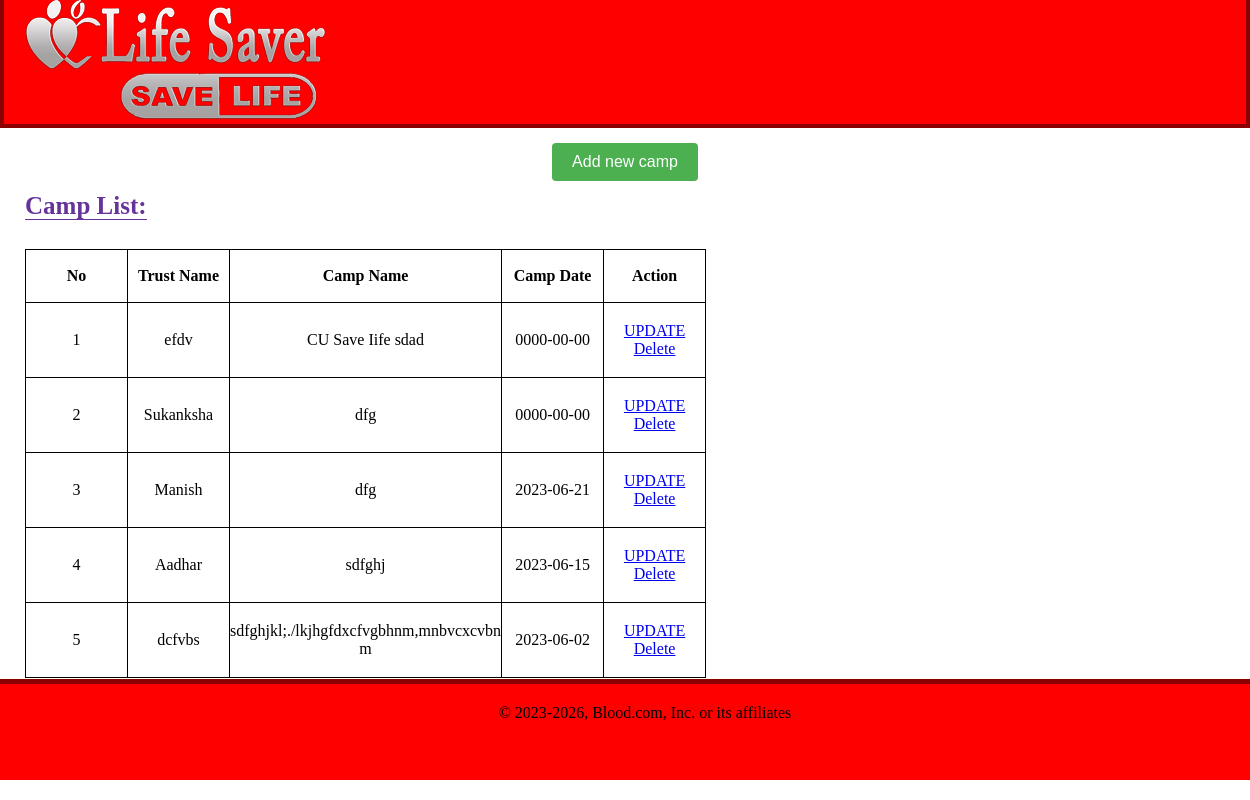
/admin/action/camp_main.php, run on the app's committed database.
### tables this page shows
CREATE TABLE `camp_list` (
  `sno` int(100) NOT NULL,
  `trust_name` varchar(200) NOT NULL,
  `camp_name` varchar(200) NOT NULL,
  `camp_date` date NOT NULL
);

### class_function/class_crud.php (called while the page is built, shortened)
<?php
class allclass
{
    public $conn;
    public function __construct()
    {
        $this->conn = mysqli_connect('localhost', 'root', '', 'employee');
    }
    function selectfun($table1 = NULL, $var = NULL)
    {
        $sql = "SELECT * FROM " . $table1 . " WHERE ";
        if ($var != NULL) {
            $sql .= $var;
        } else {
            $sql .= "1";
        }
        $sqlconn = mysqli_query($this->conn, $sql);
        return $sqlconn;
    }
}
$obj = new allclass();
?>

### admin/action/camp_main.php (the view, shortened to what this page needs)
<!DOCTYPE html>
<html lang="en">
<head>
</head>
<body>
    <?php
    include("header.php");
    ?>
    <form action="camp_add.php" method="post">
    <div class="blood-grp">
        <div class="container">
            <div class="alldata">
                <div class="add-camp-button">
                    <button type='submit' id='res_sub'>Add new camp</button>
                </div>
                <div class="grp">
                    <label for="Blood Group">Camp List:</label>
                </div>
                <div id="result">
                    <?php
                    include("../../class_function/class_crud.php");
                    $table1 = 'camp_list';
                    $obj1 = $obj->selectfun($table1);
                    $number = 1;
                    $str = "";
                    $str .= "<table><tr>";
                    $str .= "<th>No</th>";
                    $str .= "<th>Trust Name</th>";
                    $str .= "<th> Camp Name</th>";
                    $str .= "<th> Camp Date</th>";
                    $str .= "<th> Action</th>";
                    $str .= "</tr><br>";
                    while ($res = mysqli_fetch_assoc($obj1)) {
                        $str .= "<tr>";
                        $str .= "<td> " . $number . "</td>";
                        $number++;
                        $str .= "<td> " . $res['trust_name'] . "</td>";
                        $str .= "<td> " . $res['camp_name'] . "</td>";
                        $str .= "<td> " . $res['camp_date'] . "</td>";
                        $str .= "<td> " . "<a href='camp_update.php?sno=$res[sno]'>UPDATE</a>" . "  " . "<a href='camp_delete.php?sno=$res[sno]' class='del'>Delete</a>" . "</td>";
                        $str .= "</tr>";
                    }
                    $str .= "</table>";
                    echo $str;
                    ?>
                </div>
            </div>
        </div>
    </div>
    </form>
    <?php
    include("footer.php");
    ?>
</body>
</html>

### admin/css/header.css (style rules this page uses)
* { margin: 0; padding: 0; }
.container { max-width: 1200px; margin: 0 auto; }

### admin/action/camp_main.php (style rules this page uses)
body { overflow-x: hidden; }
tr, th, td, table { border: 1px solid black; border-collapse: collapse; }
th { height: 52px; width: 101px; }
td { height: 74px; }
tr { text-align: center; }
label { font-size: 25px; color: rebeccapurple; font-weight: bold; border-bottom: 1px solid rebeccapurple; }
.grp { position: relative; top: 11px; }
#result { margin: 0 auto; max-width: 1200px; }
.add-camp-button { text-align: center; margin-top: 15px; }
.blood-grp { min-height: 67vh; }
#result { position: relative; top: 22px; }
button { padding: 10px 20px; background-color: #4caf50; color: #ffffff; border: none; border-radius: 4px; font-size: 16px; cursor: pointer; }

### data on the page
camp_list: trust_name "efdv", camp_name "CU Save Iife sdad", camp_date "0000-00-00"
camp_list: trust_name "Sukanksha", camp_name "dfg", camp_date "0000-00-00"
camp_list: trust_name "Manish", camp_name "dfg", camp_date "2023-06-21"
camp_list: trust_name "Aadhar", camp_name "sdfghj", camp_date "2023-06-15"
camp_list: trust_name "dcfvbs", camp_name "sdfghjkl;./lkjhgfdxcfvgbhnm,mnbvcxcvbn m", camp_date "2023-06-02"
